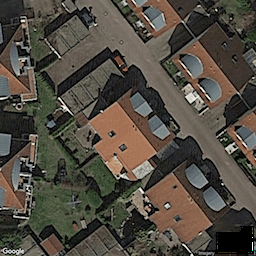
#> input picture data/data_convert/images_RGB/270.png, 256 x 256 px, found by its file name; its folder holds 3 pictures in this run
$ python build_data_convert.py
#> lines starting #> are read from the running program, lines starting #| are printed output that depends on the picture; after the words box and inside, x2 and y2 are one past the last pixel; in counts of white or black regions, pixels touching at a corner belong together
"""Build data/data_convert/ from data/data_org/ (SPEC §3.2/§3.3 preprocessing decisions).

Materializes both preprocessing decisions from DATA_REPORT.md as an actual,
inspectable dataset rather than only a load-time transform:
  - images: RGBA -> RGB (alpha dropped, DATA_REPORT.md §4)
  - labels: grayscale (0-254-255, antialiased boundary) -> binarized with
    `label = 255 * (label > 128)` (DATA_REPORT.md §5, revised decision --
    see the note there for why this supersedes the earlier `label > 0` default)

data/data_org/ (the original RGBA images and raw labels) is left untouched.
This is the single source of truth for data/data_convert/ -- if you need to
regenerate it (e.g. after re-cloning, or to verify it wasn't hand-edited),
run this script with --overwrite.
"""

from __future__ import annotations

import argparse
import sys
from pathlib import Path

import matplotlib

matplotlib.use("Agg")
import matplotlib.pyplot as plt
import numpy as np
from PIL import Image

ROOT = Path(__file__).resolve().parents[1]
if str(ROOT) not in sys.path:
    sys.path.insert(0, str(ROOT))

from roof_seg.config import (  # noqa: E402
    DATA_ORG_DIR,
    IMAGES_DIR,
    INSPECTION_DIR,
    LABELS_DIR,
    ORG_IMAGES_DIR,
    ORG_LABELS_DIR,
)


def parse_args() -> argparse.Namespace:
    parser = argparse.ArgumentParser(
        description="Build data/data_convert/ (RGB images + label>128 binarized labels) "
        "from data/data_org/.",
    )
    parser.add_argument(
        "--overwrite",
        action="store_true",
        help="Overwrite files that already exist in data_convert/ (default: skip them).",
    )
    parser.add_argument(
        "--compare-samples",
        type=int,
        default=4,
        help="Number of labels to include in the visual comparison figure (default: 4).",
    )
    return parser.parse_args()


def convert_images(overwrite: bool) -> int:
    IMAGES_DIR.mkdir(parents=True, exist_ok=True)
    written = 0
    for src in sorted(ORG_IMAGES_DIR.glob("*.png")):
        dst = IMAGES_DIR / src.name
        if dst.exists() and not overwrite:
            continue
        with Image.open(src) as im:
            im.convert("RGB").save(dst)
        written += 1
    return written


def binarize_labels(overwrite: bool) -> int:
    LABELS_DIR.mkdir(parents=True, exist_ok=True)
    written = 0
    for src in sorted(ORG_LABELS_DIR.glob("*.png")):
        dst = LABELS_DIR / src.name
        if dst.exists() and not overwrite:
            continue
        arr = np.array(Image.open(src))
        binary = (255 * (arr > 128).astype(np.uint8)).astype(np.uint8)
        Image.fromarray(binary).save(dst)
        written += 1
    return written


def visual_comparison(n_samples: int, seed: int = 0) -> None:
#> called with n_samples = 4, seed = 0
    label_ids = sorted(p.stem for p in LABELS_DIR.glob("*.png"))
    rng = np.random.default_rng(seed)
    n_samples = min(n_samples, len(label_ids))
    sample_ids = sorted(rng.choice(label_ids, size=n_samples, replace=False).tolist())

    fig, axes = plt.subplots(n_samples, 4, figsize=(11, 2.6 * n_samples))
    if n_samples == 1:
        axes = axes[np.newaxis, :]

    for row, image_id in enumerate(sample_ids):
        org_image = np.array(Image.open(ORG_IMAGES_DIR / f"{image_id}.png"))[..., :3]
#> org_image is the input picture: shape (256, 256, 3); mean R, G, B 81.4, 75.1, 65.5
        org_label = np.array(Image.open(ORG_LABELS_DIR / f"{image_id}.png"))
        conv_image = np.array(Image.open(IMAGES_DIR / f"{image_id}.png"))
        conv_label = np.array(Image.open(LABELS_DIR / f"{image_id}.png"))
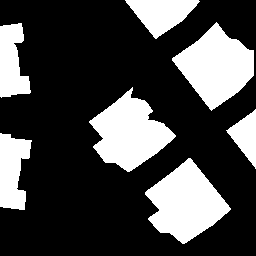
#> input picture data/data_convert/labels_bin_128/270.png, 256 x 256 px
#> conv_label is the input picture: shape (256, 256); 27.7% white; 7 white regions, largest, box (x1, y1, x2, y2) and area: (145, 158, 231, 244) 4204, (172, 22, 254, 111) 4091, (89, 87, 176, 172) 3981

        axes[row, 0].imshow(org_image)
        axes[row, 0].set_ylabel(image_id, fontsize=9)
        axes[row, 1].imshow(conv_image)
        axes[row, 2].imshow(org_label, cmap="gray", vmin=0, vmax=255)
        axes[row, 3].imshow(conv_label, cmap="gray", vmin=0, vmax=255)

        titles = ["org image\n(RGBA)", "convert image\n(RGB)",
                  "org label\n(0-254-255)", "convert label\n(255*(label>128))"]
        for col, title in enumerate(titles):
            axes[row, col].set_xticks([])
            axes[row, col].set_yticks([])
            if row == 0:
                axes[row, col].set_title(title, fontsize=9)

    fig.tight_layout()
    INSPECTION_DIR.mkdir(parents=True, exist_ok=True)
    out_path = INSPECTION_DIR / "data_convert_comparison.png"
    fig.savefig(out_path, dpi=120)
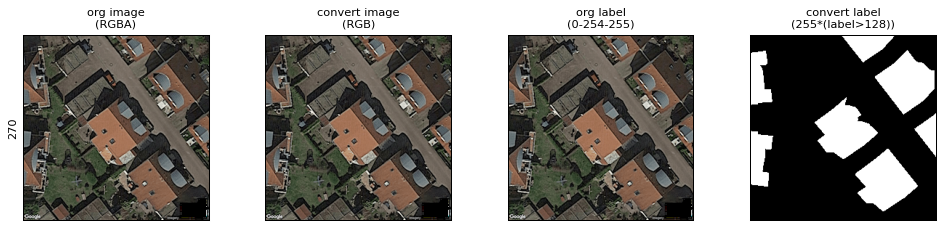
#> figure drawn by matplotlib, 4 panels
    plt.close(fig)
    print(f"Saved org-vs-convert comparison for {sample_ids} to {out_path}")


def main() -> int:
    args = parse_args()

    n_images = convert_images(args.overwrite)
    n_labels = binarize_labels(args.overwrite)

    print(f"Wrote {n_images} new RGB images to {IMAGES_DIR} "
          f"({len(list(IMAGES_DIR.glob('*.png')))} total)")
    print(f"Wrote {n_labels} new binarized labels to {LABELS_DIR} "
          f"({len(list(LABELS_DIR.glob('*.png')))} total)")
    print(f"Original dataset left untouched at {DATA_ORG_DIR}")

    visual_comparison(args.compare_samples)
    return 0


if __name__ == "__main__":
    raise SystemExit(main())
#> (the program exits here)
